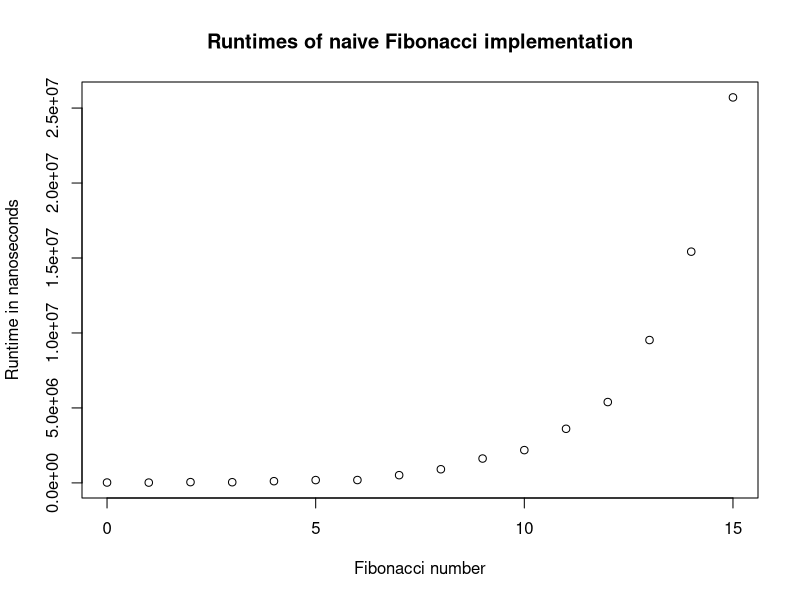
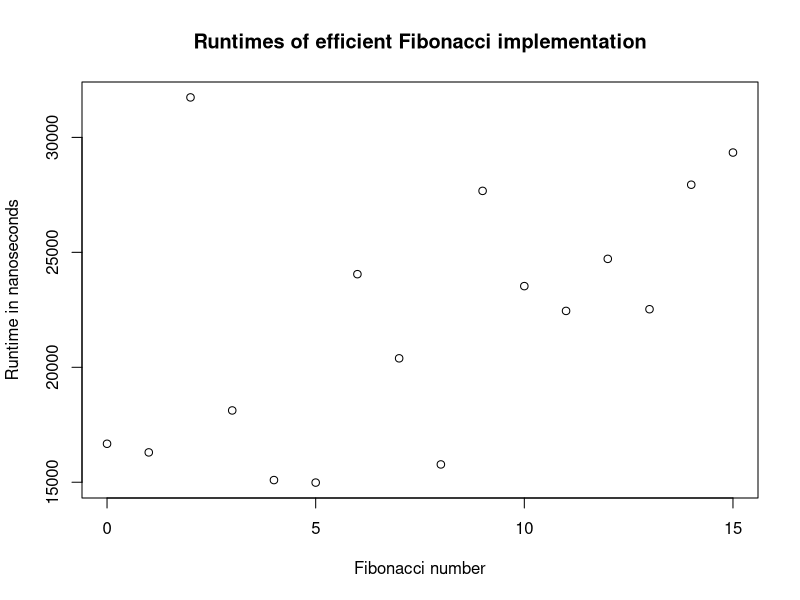

Generate these figures, in order, with R:
# Name: Christian Peters

library(testthat)
library(microbenchmark)

#' This function determines the greatest common divisor of two natural numbers
#' using euclid's algorithm.
#' 
#' In each iteration of the algorithm, the remainder of the two numbers is
#' calculated. If it is zero, the smaller of the two numbers is the correct
#' result. If it is not zero, the remainder is the next candidate.
#' 
#' @param a The first natural number. It has to be greater than zero.
#' @param b The second natural number. It has to be greater than zero.
#' 
#' @return The greatest common divisor of the natural numbers a and b.
ggT <- function(a, b) {
  # test if a and b are both integers and greater than zero
  stopifnot(is.numeric(a), is.numeric(b),
            a %% 1 == 0, b %% 1 == 0, a > 0, b > 0)
  
  # euclid's algorithm
  remainder <- a %% b
  while (remainder != 0) {
    a <- b
    b <- remainder
    remainder <- a %% b
  }
  return(b)
}

#' This function tests the results of the ggT-function using a few examples.
test_ggT <- function() {
  test_that("Euclidean ggT test", {
    # this leads to an error because both numbers have to be greater than zero
    expect_error(ggT(0, 1))
    expect_equal(ggT(1, 2), 1)
    expect_equal(ggT(26, 34), 2)
    expect_equal(ggT(58, 145), 29)
    expect_equal(ggT(1000001, 1048576), 1)
  })
}

test_ggT()

#' This function computes the n'th fibonacci number using a naive recursive
#' approach.
#' 
#' The complexity of this algorithm is O(2^n), which can be explained as follows:
#' 
#' In most cases it takes more time to compute fib(n-1) than fib(n-2) using this
#' function, but we can estimate an upper boundary of the runtime of 
#' fib(n) (=T_n = T_n-1 + T_n-2) by using T_n-2 <= T_n-1,
#' which yields T_n <= 2 * T_n-1.
#' This recursive relationship directly translates to T_n <= 2^n, thus the
#' time complexity of this function is O(2^n).
#' 
#' @param n An integer describing which element of the fibonacci sequence to
#' return.
#' 
#' @return Returns the n'th fibonacci number or n, if n is less than 2.
fiboSimple <- function(n) {
  stopifnot(is.numeric(n), n %% 1 == 0)
  if (n < 2) {
    return(n)
  }
  # definition of the fibonacci sequence
  return(fiboSimple(n-1) + fiboSimple(n-2))
}

#' This function tests the simple fibonacci implementation on some examples.
test_fiboSimple <- function() {
  test_that("Simple fibonacci test", {
    expect_equal(fiboSimple(1), 1)
    expect_equal(fiboSimple(2), 1)
    expect_equal(fiboSimple(3), 2)
    expect_equal(fiboSimple(12), 144)
    expect_equal(fiboSimple(15), 610)
  })
}

test_fiboSimple()

#' This function computes the n'th fibonacci number using a more efficient
#' approach.
#' 
#' In every iteration of the algorithm, only the two most recent fibonacci
#' numbers are kept in memory. The next number of the sequence is calculated
#' based on these stored numbers in each step. This way, no fibonacci number has
#' to be computed twice as it is the case with the simple approach.
#' 
#' The complexity of this function is O(n) because every intermediate element
#' of the fibonacci sequence is calculated exactly one time before arriving at
#' the final result.
#' 
#' @param n An integer describing which element of the fibonacci sequence to
#' return.
#' 
#' @return Returns the n'th fibonacci number or n, if n is less than 2.
fiboEfficient <- function(n) {
  stopifnot(is.numeric(n), n %% 1 == 0)
  if (n < 2) {
    return(n)
  }
  # these are the two most recently calculated fibonacci numbers
  a <- 1
  b <- 1
  # now iterate until the desired fibonacci number is reached
  while (n > 2) {
    # calculate the next fibonacci number
    c <- a + b
    # update the intermediate results
    a <- b
    b <- c
    # decrement the counter
    n <- n - 1
  }
  # return the most recent fibonacci number
  return(b)
}

#' This function tests the efficient fibonacci implementation on some examples.
test_fiboEfficient <- function() {
  test_that("Efficient fibonacci test", {
    expect_equal(fiboEfficient(1), 1)
    expect_equal(fiboEfficient(2), 1)
    expect_equal(fiboEfficient(3), 2)
    expect_equal(fiboEfficient(12), 144)
    expect_equal(fiboEfficient(15), 610)
    expect_equal(fiboEfficient(30), 832040)
  })
}

test_fiboEfficient()

# performance benchmark
n <- 15 # fibonacci numbers to generate
times <- 20 # used to average runtime
runtimesSimple <- vector(mode="numeric", length=n+1)
runtimesEfficient <- vector(mode="numeric", length=n+1)
for (i in 0:n) {
  runtimesSimple[i+1] <- sum(microbenchmark(fiboSimple(i), times=times)$time)/times
  runtimesEfficient[i+1] <- sum(microbenchmark(fiboEfficient(i), times=times)$time)/times
}

plot(0:n, runtimesSimple, main="Runtimes of naive Fibonacci implementation",
     xlab="Fibonacci number", ylab="Runtime in nanoseconds")
plot(0:n, runtimesEfficient, main="Runtimes of efficient Fibonacci implementation",
     xlab="Fibonacci number", ylab="Runtime in nanoseconds")
